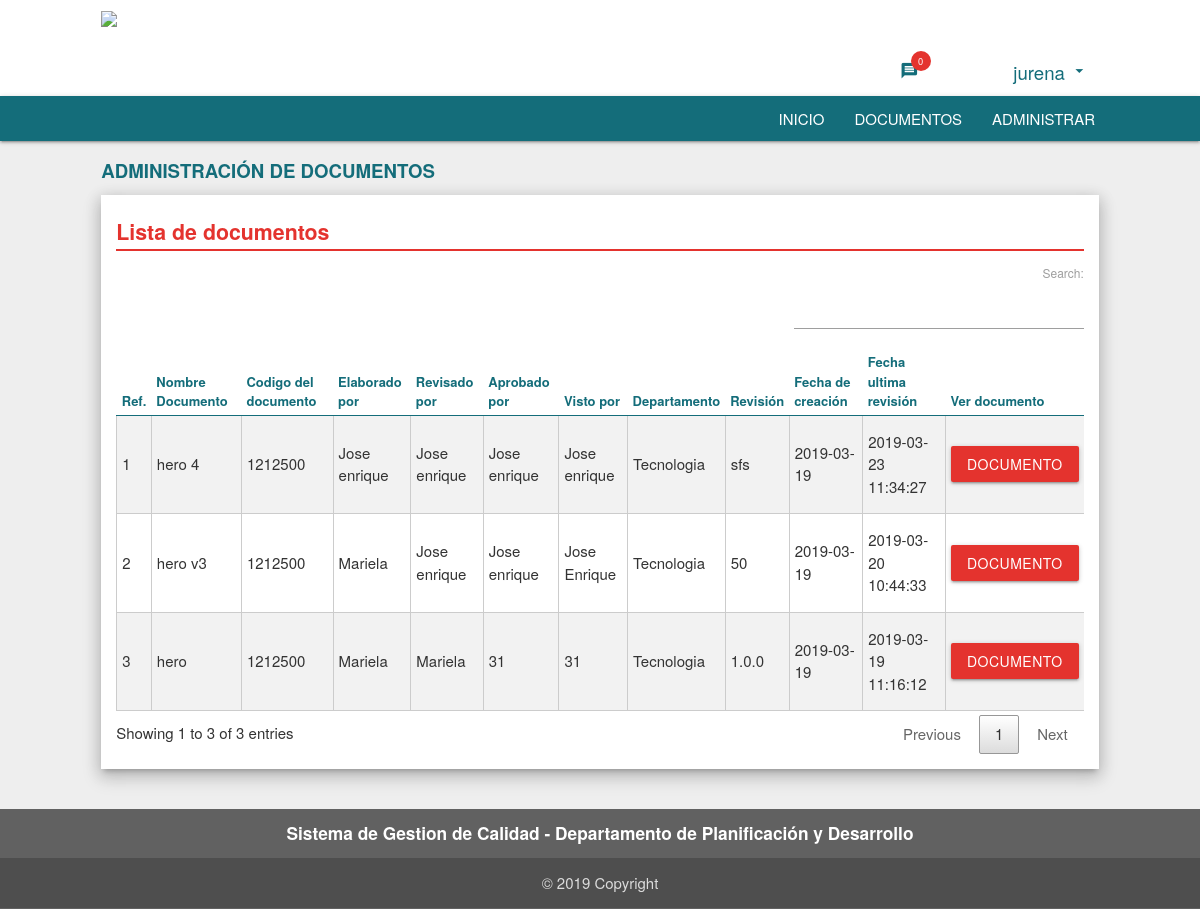
The app's page /revisiones.php?r=1212500 (signed in) with its own data.
### tables this page shows
CREATE TABLE `documentos` (
  `primKey` int(11) NOT NULL,
  `IDDocumento` varchar(40) NOT NULL,
  `IDDepartamento` varchar(40) NOT NULL,
  `ElaboradoPor` varchar(40) NOT NULL,
  `RevisadoPor` varchar(40) NOT NULL,
  `AprobadoPor` varchar(40) NOT NULL,
  `VistoPor` varchar(40) NOT NULL,
  `NombreDocumento` varchar(50) NOT NULL,
  `Disponibilidad` tinyint(1) NOT NULL,
  `CodigoDocumento` varchar(50) NOT NULL,
  `FechaEmision` date NOT NULL,
  `NumeroRevision` varchar(12) NOT NULL,
  `FechaRevision` datetime NOT NULL
);

CREATE TABLE `usuarios` (
  `primKey` int(11) NOT NULL,
  `IDUsuario` varchar(40) NOT NULL,
  `NombreUsuario` varchar(50) NOT NULL,
  `Contrasena` varchar(100) NOT NULL,
  `NivelUsuario` int(11) NOT NULL,
  `IDDepartamento` varchar(40) NOT NULL,
  `Nombres` varchar(50) NOT NULL,
  `Apellidos` varchar(50) NOT NULL,
  `FechaNacimiento` date NOT NULL,
  `Email` varchar(40) NOT NULL,
  `Telefono` varchar(20) NOT NULL,
  `FechaCreacion` date NOT NULL,
  `Estado` varchar(30) NOT NULL
);

CREATE TABLE `departamentos` (
  `primKey` int(11) NOT NULL,
  `IDDepartamento` varchar(40) NOT NULL,
  `NombreDepartamento` varchar(50) NOT NULL
);

### conection/getDocs.php (called while the page is built, shortened)
<?php
    include_once("conn.php");
    function getUptArchive($arcID){
        global $db;
        $sql = "SELECT * FROM documentos WHERE CodigoDocumento = '$arcID' and Disponibilidad = 1 order by primKey desc limit 1 ";
        $result = mysqli_query($db, $sql);
        $archivo = mysqli_fetch_array($result,MYSQLI_ASSOC);
        return $archivo;
    }
    function getDept($dptID){
        global $db;
        $sql = "SELECT * FROM departamentos WHERE IDDepartamento = '$dptID'";
        $result = mysqli_query($db, $sql);
        $dpt = mysqli_fetch_array($result,MYSQLI_ASSOC);
        return $dpt;
    }
    function getUser($userID){
        global $db;
        $sql = "SELECT * FROM usuarios WHERE IDUsuario = '$userID'";
        $result = mysqli_query($db, $sql);
        $user = mysqli_fetch_array($result,MYSQLI_ASSOC);
        return $user;
    }
    function getRevList($docCode){
        global $db;
        $sql = "
        select * from documentos
        where CodigoDocumento = '".$docCode."'
        order by primKey desc
        ";
        $result = mysqli_query($db, $sql);
        return $result;
    }
?>

### revisiones.php (the view, shortened to what this page needs)
<!DOCTYPE html>
<html lang='es'>
<head>
    <?php include_once "templates/styles.php"; ?>
</head>
<body class="grey lighten-3">
    <?php
        include_once("templates/header.php");
        include_once("templates/nav.php");
        if(isset($_GET['r'])){
            $doc = getUptArchive($_GET['r']);
        }
    ?>
    <section class=''>
        <div class="container">
            <div class="row">
                <?php if(isset($_SESSION['RevCodDoc'])) : ?>
                <div class="col m12">
                    <h4 class="title1 green2-text" style="margin-left: 0px">Administración de documentos</h4>
                    <div class="pdfBody white z-depth-3">
                            <div class="row">
                                <div class="col s12">
                                    <h4 class="title2 red2-text">Lista de documentos</h4>
                                    <div class="table-container">
                                        <table class="striped highlight ">
                                            <thead>
                                                <tr>
                                                    <th>Ref.</th>
                                                    <th>Nombre Documento</th>
                                                    <th>Codigo del documento</th>
                                                    <th>Elaborado por</th>
                                                    <th>Revisado por</th>
                                                    <th>Aprobado por</th>
                                                    <th>Visto por</th>
                                                    <th>Departamento</th>
                                                    <th>Revisión</th>
                                                    <th>Fecha de creación</th>
                                                    <th>Fecha ultima revisión</th>
                                                    <th>Ver documento</th>
                                                </tr>
                                            </thead>
                                            <tbody>
                                                <?php
                                                $revs = getRevList($_SESSION['RevCodDoc']);
                                                $n = 0;
                                                foreach($revs as $r){
                                                    $n = $n + 1;
                                                    echo '<tr>';
                                                        echo '<td>'.$n.'</td>';
                                                        echo '<td>'.$r['NombreDocumento'].'</td>';
                                                        echo '<td>'.$r['CodigoDocumento'].'</td>';
                                                        echo '<td>'.getUser($r['ElaboradoPor'])['Nombres'].'</td>';
                                                        echo '<td>'.getUser($r['RevisadoPor'])['Nombres'].'</td>';
                                                        echo '<td>'.getUser($r['AprobadoPor'])['Nombres'].'</td>';
                                                        echo '<td>'.getUser($r['VistoPor'])['Nombres'].'</td>';
                                                        echo '<td>'.getDept($r['IDDepartamento'])['NombreDepartamento'].'</td>';
                                                        echo '<td>'.$r['NumeroRevision'].'</td>';
                                                        echo '<td>'.$r['FechaEmision'].'</td>';
                                                        echo '<td>'.$r['FechaRevision'].'</td>';
                                                        echo '<td><a class="btn red2" target="_blank" href="files/'.$r['IDDocumento'].'.pdf">Documento</a></td>';
                                                    echo '</tr>';
                                                }
                                                ?>
                                            </tbody>
                                            </table>
                                    </div>
                                </div>
                            </div>
                    </div>
                </div>
                <?php endif ?>
            </div>
        </div>
    </section>
    <footer class="page-footer grey darken-2">
        <div class="container">
            <div class="row">
                <div class="col  s12">
                    <h5>Sistema de Gestion de Calidad - Departamento de Planificación y Desarrollo</h5>
                </div>
            </div>
        </div>
        <div class="footer-copyright">
            <div class="container">
                ©
                2019 Copyright
            </div>
        </div>
    </footer>
</body>
</html>

### css/styles.css (style rules this page uses)
html { color: #333; }
html { height: 100%; box-sizing: border-box; }
*, *:before, *:after { box-sizing: inherit; }
body { position: relative; margin: 0; padding-bottom: 120px; min-height: 100%; font-family: "Helvetica Neue", Arial, sans-serif; }
.row { margin-bottom: 0px !important; }
.container { width: 85% !important; }
.green2-text { color: #146d7a !important; }
.red2 { background: #e4332e; }
.red2-text { color: #e4332e; }
.title1 { margin-top: 0px; text-transform: uppercase; font-size: 14pt; font-weight: 700; }
.title2 { font-size: 16pt; margin: 10px 0; padding-bottom: 5px; font-weight: 600; border-bottom-style: solid; border-bottom-width: 2px; }
.pdfBody { padding: 15px; margin-bottom: 20px; }
.table-container { overflow: auto; }
table.striped>tbody>tr:nth-child(odd) { background-color: #f2f2f2; }
thead th { font-size: 13px; color: #146d7a; vertical-align: bottom; border-bottom: 1px solid; padding-bottom: 4px; }
tbody td { border: 1px solid #ccc; }
.page-footer { padding-top: 0px !important; }
.page-footer h5 { font-size: 13pt; font-weight: 600; margin: 15px 0px !important; }
.footer-copyright { background-color: rgba(0, 0, 0, 0.2) !important; }
.page-footer { min-height: 100px; position: absolute; right: 0; bottom: 0; left: 0; background-color: #efefef; text-align: center; }
table { border-collapse: collapse !important; }
table.dataTable { margin: 0 !important; }
th, td { padding: 15px 5px !important; }
th { border-color: #146d7a !important; padding-bottom: 4px !important; }

### records on screen
documentos: NombreDocumento "hero 4", CodigoDocumento "1212500", ElaboradoPor.Nombres "Jose enrique", RevisadoPor.Nombres "Jose enrique", AprobadoPor.Nombres "Jose enrique", VistoPor.Nombres "Jose enrique", IDDepartamento.NombreDepartamento "Tecnologia", NumeroRevision "sfs", FechaEmision "2019-03-19", FechaRevision "2019-03-23 11:34:27"
documentos: NombreDocumento "hero v3", CodigoDocumento "1212500", ElaboradoPor.Nombres "Mariela", RevisadoPor.Nombres "Jose enrique", AprobadoPor.Nombres "Jose enrique", VistoPor.Nombres "Jose Enrique", IDDepartamento.NombreDepartamento "Tecnologia", NumeroRevision "50", FechaEmision "2019-03-19", FechaRevision "2019-03-20 10:44:33"
documentos: NombreDocumento "hero", CodigoDocumento "1212500", ElaboradoPor.Nombres "Mariela", RevisadoPor.Nombres "Mariela", AprobadoPor.Nombres "31", VistoPor.Nombres "31", IDDepartamento.NombreDepartamento "Tecnologia", NumeroRevision "1.0.0", FechaEmision "2019-03-19", FechaRevision "2019-03-19 11:16:12"

### other values on screen
mysqli_num_rows($not) "0"
$_SESSION['login_user'] "jurena"
